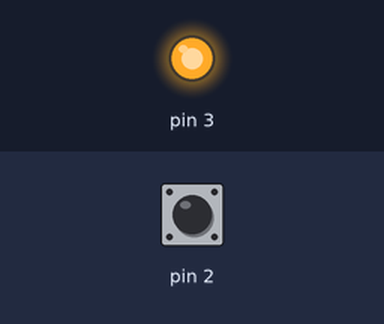
Bench run of a sketch on a simulated Arduino Uno, built with avr-gcc and run on an emulated ATmega328P. On the bench: output pins drawn as LEDs (lit = HIGH). Wiring (inferred from the names in the program): 24Cxx EEPROM at I2C address 0x50. The test bench sets the inputs (shaded band); at power-on: pin 2 LOW. EEPROM starts erased; what the sketch prints to the serial monitor is not drawn.

Above: at 1.2 s.
1.3 s: pin 2 pulsed HIGH 5 times (0.12 s each, 0.3 s apart)
5.8 s: pin 2 driven HIGH
Timing chart, 0 to 8.8 s (numbered marks = the images above; inputs shaded):
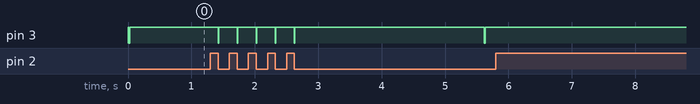

Measured:
- after the input at 5.8 s, pin 3: stops changing and stays HIGH

The sketch:

sketch_sep18b.ino
```cpp
#include <Wire.h> //I2C library
void setup() {
 // Set pin used to control write protect pin to an output PIN
  pinMode(3, OUTPUT);
  // Set pin used to monitor switch signal
  pinMode(2, INPUT);

  // Enable wire library (I2C hardware)
  Wire.begin(); // initialise the connection as the device master

  // Enable Serial port (so we can print results to understand whats going on)
  Serial.begin(9600);

  // Turn on EEPROM's write protect
  digitalWrite(3, HIGH);
  Serial.print("Begin morse code. Press for dot, hold for dash wait 3 second delay for null.\n");

}

void loop() {
  const int EEPROMI2Caddress = 0x50; // HEX in BINARY it is 01010000
  int test;
  char dot='.';char dash='_';
  int MEMLOCATIONaddr;
  int val;
  unsigned long t_ref=millis();
  int address=0x50;

  byte four = (t_ref & 0xFF);
  byte three = ((t_ref >> 8) & 0xFF);
  byte two = ((t_ref >> 16) & 0xFF);
  byte one = ((t_ref >> 24) & 0xFF);

  // Pick a location on the EEPROM to write to and read from
  MEMLOCATIONaddr = 0;
  //////////////////////////////////////////////////////////
  // Write a byte to the first address of the EEPROM
  //////////////////////////////////////////////////////////
  // enable the EEPROM by setting WP pin low
  digitalWrite(3, LOW);
  delay(10);
  // call the EEPROM
  Wire.beginTransmission(EEPROMI2Caddress);

  // send the address in the eeprom we want to write too (its 16 bits or two bytes long)

  Wire.write((int)(MEMLOCATIONaddr >> 8)); // MSB
  Wire.write((int)(MEMLOCATIONaddr & 0xFF)); // LSB

  // Write the byte we want to write to
  Wire.write(four);
  // stop the call to the eeprom
  Wire.endTransmission();

  Wire.beginTransmission(EEPROMI2Caddress);
  Wire.write((int)(MEMLOCATIONaddr+1 >> 8)); // MSB
  Wire.write((int)(MEMLOCATIONaddr+1 & 0xFF)); // LSB
  Wire.write(three);
  Wire.endTransmission();

  Wire.beginTransmission(EEPROMI2Caddress);
  Wire.write((int)(MEMLOCATIONaddr+2 >> 8)); // MSB
  Wire.write((int)(MEMLOCATIONaddr+2 & 0xFF)); // LSB
  Wire.write(two);
  Wire.endTransmission();

  Wire.beginTransmission(EEPROMI2Caddress);
  Wire.write((int)(MEMLOCATIONaddr+3 >> 8)); // MSB
  Wire.write((int)(MEMLOCATIONaddr+3 & 0xFF)); // LSB
  Wire.write(one);
  Wire.endTransmission();

  //Turn back on the EEPROM's WP by setting D3 High
  digitalWrite(3, HIGH);


  //////////////////////////////////////////////////////////
  // add a brief delay between read and write
  //////////////////////////////////////////////////////////
  delay(5);


  //////////////////////////////////////////////////////////
  // Read a byte to the first address of the EEPROM
  //////////////////////////////////////////////////////////
  // call the EEPROM
  Wire.beginTransmission(EEPROMI2Caddress);

  // send it the address we want to read from
  Wire.write((int)(MEMLOCATIONaddr >> 8)); // MSB
  Wire.write((int)(MEMLOCATIONaddr & 0xFF)); // LSB

  // hang up and let the EEPROM prepare a response
  Wire.endTransmission();

  // ask for a byte back and wait here for a response
  Wire.requestFrom(EEPROMI2Caddress, 1);
  test = Wire.available();
  if (test) {
     long four = Wire.read();
  }
  Wire.beginTransmission(EEPROMI2Caddress);
  Wire.write((int)(MEMLOCATIONaddr+1 >> 8)); // MSB
  Wire.write((int)(MEMLOCATIONaddr+1 & 0xFF)); // LSB
  Wire.endTransmission();
   Wire.requestFrom(EEPROMI2Caddress, 1);
  test = Wire.available();
  if (test) {
     long three = Wire.read();
  }
  Wire.beginTransmission(EEPROMI2Caddress);
  Wire.write((int)(MEMLOCATIONaddr+2 >> 8)); // MSB
  Wire.write((int)(MEMLOCATIONaddr+2 & 0xFF)); // LSB
  Wire.endTransmission();
   Wire.requestFrom(EEPROMI2Caddress, 1);
  test = Wire.available();
  if (test) {
     long two = Wire.read();
  }
  Wire.beginTransmission(EEPROMI2Caddress);
  Wire.write((int)(MEMLOCATIONaddr+3 >> 8)); // MSB
  Wire.write((int)(MEMLOCATIONaddr+3 & 0xFF)); // LSB
  Wire.endTransmission();
   Wire.requestFrom(EEPROMI2Caddress, 1);
  test = Wire.available();
  if (test) {
     long one = Wire.read();
  }
  long t =((four << 0) & 0xFF) + ((three << 8) & 0xFFFF) +  ((two << 16) & 0xFFFFFF) + ((one << 24) & 0xFFFFFFFF);
  //Serial.print("\nTime: ");
  //Serial.print(t);


  //Serial.print("\nReference time: ");
  //Serial.print(t_ref);
  int x;
  x=0;

  while(t_ref-t<3000 && x==0){
    t_ref=millis();
    val=digitalRead(2);
    if(val==1){
      t_ref=millis();
      while(val==1){
        delay(10);
        val=digitalRead(2);
      }
      long stoptime=millis();
      if(stoptime-t<1000){
        Serial.print(".");
        x=1;
      }
      if(stoptime-t>1000){
        Serial.print("-");
        x=1;
      }
    }
  }

  if (x==0){
    Serial.print(" ");
  }
}
```
